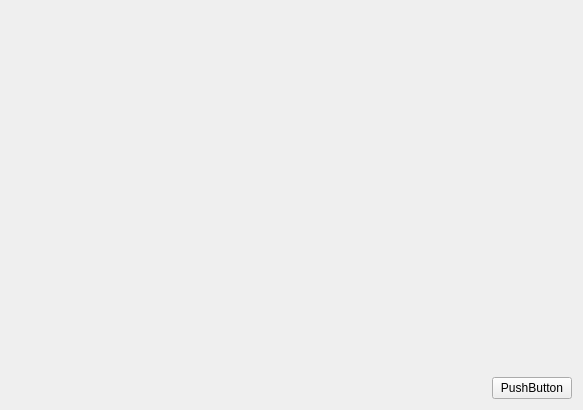
<?xml version="1.0" encoding="UTF-8"?>
<ui version="4.0">
 <class>ParameterAdjustmentWidget</class>
 <widget class="QWidget" name="ParameterAdjustmentWidget">
  <property name="geometry">
   <rect>
    <x>0</x>
    <y>0</y>
    <width>583</width>
    <height>410</height>
   </rect>
  </property>
  <property name="windowTitle">
   <string>Form</string>
  </property>
  <layout class="QVBoxLayout" name="verticalLayout">
   <item>
    <widget class="QWidget" name="widget" native="true">
     <property name="layoutDirection">
      <enum>Qt::RightToLeft</enum>
     </property>
    </widget>
   </item>
   <item>
    <widget class="QPushButton" name="backButton">
     <property name="sizePolicy">
      <sizepolicy hsizetype="Fixed" vsizetype="Fixed">
       <horstretch>0</horstretch>
       <verstretch>0</verstretch>
      </sizepolicy>
     </property>
     <property name="layoutDirection">
      <enum>Qt::RightToLeft</enum>
     </property>
     <property name="text">
      <string>PushButton</string>
     </property>
    </widget>
   </item>
  </layout>
 </widget>
 <resources/>
 <connections/>
</ui>
